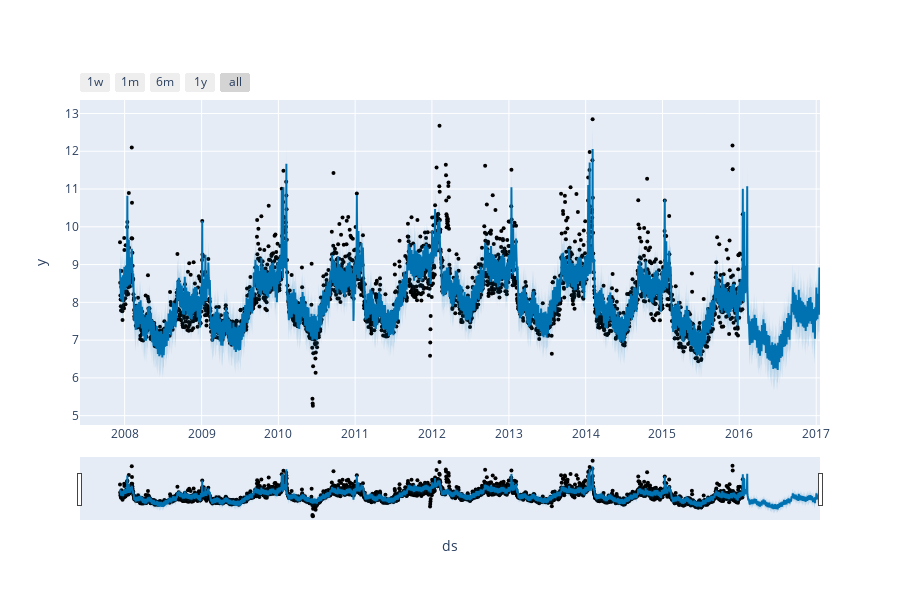

The cell this chart's notebook holds for it:
### Markdown cell above
### Plot using Ploty

### Code cell
from prophet.plot import plot_plotly, plot_components_plotly

plot_plotly(p, forecast_p)

### Figure 1 — Plotly figure (JSON) as saved in the notebook; plotly's stock layout.template omitted (floating-point values rounded to 4 significant figures; data arrays with more than 128 entries replaced by an {"elided": "..."} marker saying what was removed)
{"data": [{"marker": {"color": "black", "size": 4}, "mode": "markers", "name": "Actual", "type": "scatter", "x": {"elided": "2964 str values"}, "y": {"elided": "2964 float values"}}, {"hoverinfo": "skip", "line": {"width": 0}, "mode": "lines", "type": "scatter", "x": {"elided": "3329 str values"}, "y": {"elided": "3329 float values"}}, {"fill": "tonexty", "fillcolor": "rgba(0, 114, 178, 0.2)", "line": {"color": "#0072B2", "width": 2}, "mode": "lines", "name": "Predicted", "type": "scatter", "x": {"elided": "3329 str values"}, "y": {"elided": "3329 float values"}}, {"fill": "tonexty", "fillcolor": "rgba(0, 114, 178, 0.2)", "hoverinfo": "skip", "line": {"width": 0}, "mode": "lines", "type": "scatter", "x": {"elided": "3329 str values"}, "y": {"elided": "3329 float values"}}], "layout": {"height": 600, "showlegend": false, "width": 900, "xaxis": {"rangeselector": {"buttons": [{"count": 7, "label": "1w", "step": "day", "stepmode": "backward"}, {"count": 1, "label": "1m", "step": "month", "stepmode": "backward"}, {"count": 6, "label": "6m", "step": "month", "stepmode": "backward"}, {"count": 1, "label": "1y", "step": "year", "stepmode": "backward"}, {"step": "all"}]}, "rangeslider": {"visible": true}, "title": {"text": "ds"}, "type": "date"}, "yaxis": {"title": {"text": "y"}}}}
